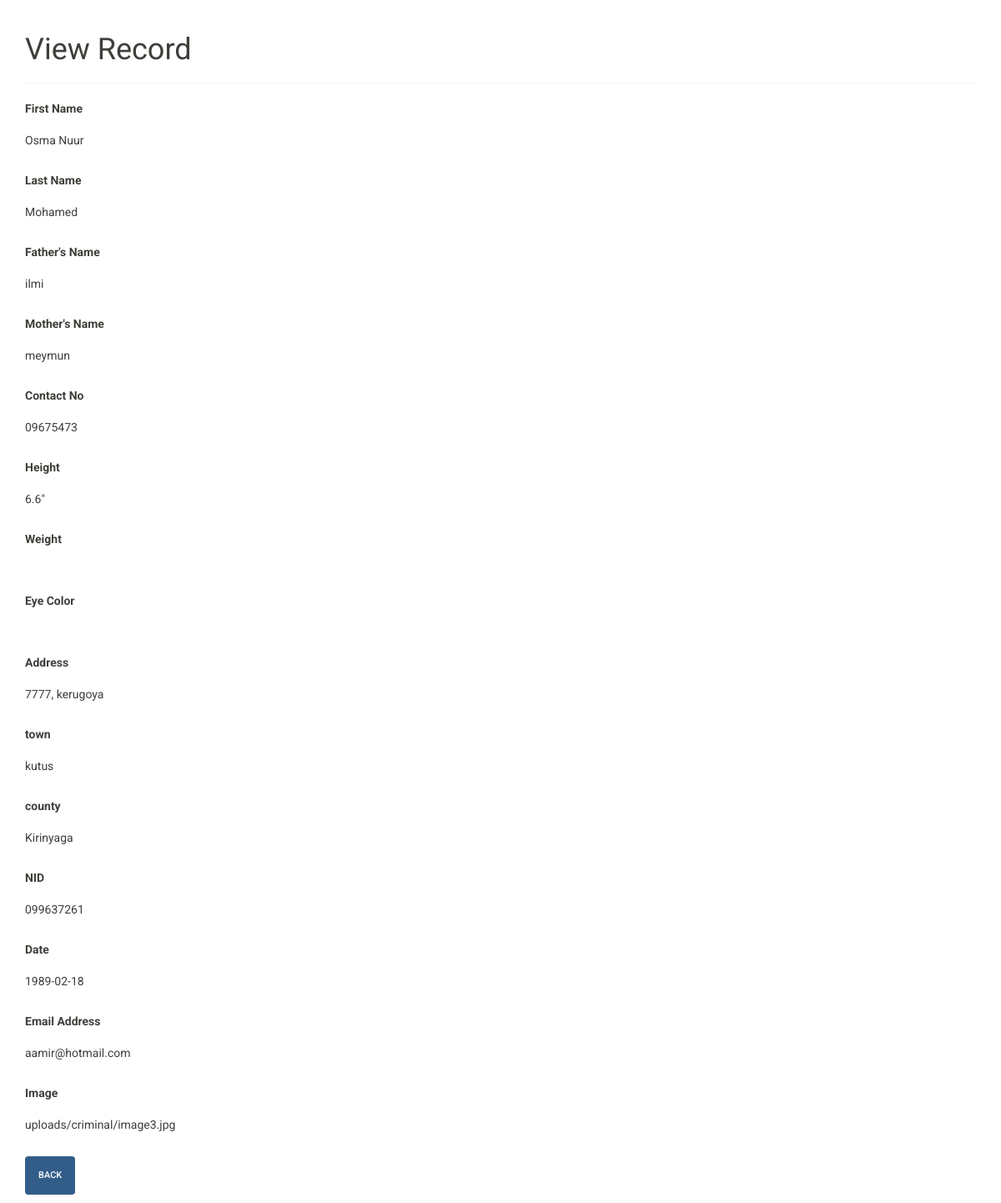
Page /read-criminal.php?id=30 on the committed database.
### tables this page shows
CREATE TABLE `criminal` (
 `id` int(11) NOT NULL,
 `fName` varchar(250) NOT NULL,
 `lName` varchar(250) NOT NULL,
 `height` varchar(50) DEFAULT NULL,
 `weight` varchar(50) DEFAULT NULL,
 `eyeColor` varchar(100) DEFAULT NULL,
 `address` varchar(250) DEFAULT NULL,
 `town` varchar(250) DEFAULT NULL,
 `county` varchar(250) DEFAULT NULL,
 `phoneNumber` varchar(50) DEFAULT NULL,
 `dateOFbirth` date DEFAULT NULL,
 `email` varchar(200) DEFAULT NULL,
 `image` varchar(250) DEFAULT NULL,
 `uploads_on` datetime NOT NULL,
 `fathersName` varchar(250) NOT NULL,
 `mothersName` varchar(250) NOT NULL,
 `contactno` varchar(20) NOT NULL,
 `symbol` varchar(250) NOT NULL
);

### read-criminal.php (the view, shortened to what this page needs)
<!DOCTYPE html>
<html lang="en">
<head>
  <link rel="stylesheet" href="css/bootstrap.min.css">
</head>
<body>
  <?php
  if (isset($_GET["id"]) && !empty(trim($_GET["id"]))) {
    require_once "server.php";
    $id = trim($_GET["id"]);
    $query = mysqli_query($db, "SELECT * FROM criminal WHERE ID = '$id'");
    if ($row = mysqli_fetch_assoc($query)) {
      $FirstName   = $row['fName'];
      $LastName    = $row["lName"];
      $FathersName = $row["fathersName"];
      $MothersName = $row["mothersName"];
      $contactno = $row["contactno"];
      $Height = $row["height"];
      $Weight = $row["weight"];
      $EyeColor = $row["eyeColor"];
      $Address = $row["address"];
      $town = $row["town"];
      $county = $row["county"];
      $NID = $row["phoneNumber"];
      $Date = $row["dateOFbirth"];
      $EmailAddress = $row["email"];
      $Image = $row["image"];
    } else {
      exit();
    }
  } else {
    header("location: home.php");
    exit();
  }
  ?>
  <div class="wrapper">
    <div class="container-fluid">
      <div class="col-md-12">
        <div class="page-header">
          <h1>View Record</h1>
        </div>
        <div class="form-group">
          <label>First Name</label>
          <p class="form-control-static"><?php echo $FirstName ?></p>
        </div>
        <div class="form-group">
          <label>Last Name</label>
          <p class="form-control-static"><?php echo $LastName ?></p>
        </div>
        <div class="form-group">
          <label>Father's Name</label>
          <p class="form-control-static"><?php echo $FathersName ?></p>
        </div>
        <div class="form-group">
          <label>Mother's Name</label>
          <p class="form-control-static"><?php echo $MothersName ?></p>
        </div>
        <div class="form-group">
          <label>Contact No</label>
          <p class="form-control-static"><?php echo $contactno ?></p>
        </div>
        <div class="form-group">
          <label>Height</label>
          <p class="form-control-static"><?php echo $Height ?></p>
        </div>
        <div class="form-group">
          <label>Weight</label>
          <p class="form-control-static"><?php echo $Weight ?></p>
        </div>
        <div class="form-group">
          <label>Eye Color</label>
          <p class="form-control-static"><?php echo $EyeColor ?></p>
        </div>
        <div class="form-group">
          <label>Address</label>
          <p class="form-control-static"><?php echo $Address ?></p>
        </div>
        <div class="form-group">
          <label>town</label>
          <p class="form-control-static"><?php echo $town ?></p>
        </div>
        <div class="form-group">
          <label>county</label>
          <p class="form-control-static"><?php echo $county ?></p>
        </div>
        <div class="form-group">
          <label>NID</label>
          <p class="form-control-static"><?php echo $NID ?></p>
        </div>
        <div class="form-group">
          <label>Date</label>
          <p class="form-control-static"><?php echo $Date ?></p>
        </div>
        <div class="form-group">
          <label>Email Address</label>
          <p class="form-control-static"><?php echo $EmailAddress ?></p>
        </div>
        <div class="form-group">
          <label>Image</label>
          <p class="form-control-static"><?php echo $Image ?></p>
        </div>
        <p><a href="home.php" class="btn btn-primary">Back</a></p>
      </div>
    </div>
  </div>
</body>
</html>

### read-criminal.php (style rules this page uses)
.wrapper { width: 1200px; margin: 0 auto; }

### rows in the picture
criminal: fName "Osma Nuur", lName "Mohamed", fathersName "ilmi", mothersName "meymun", contactno "09675473", height "6.6\"", address "7777, kerugoya", town "kutus", county "Kirinyaga", phoneNumber "099637261", dateOFbirth "1989-02-18", email "aamir@hotmail.com", image "uploads/criminal/image3.jpg"
